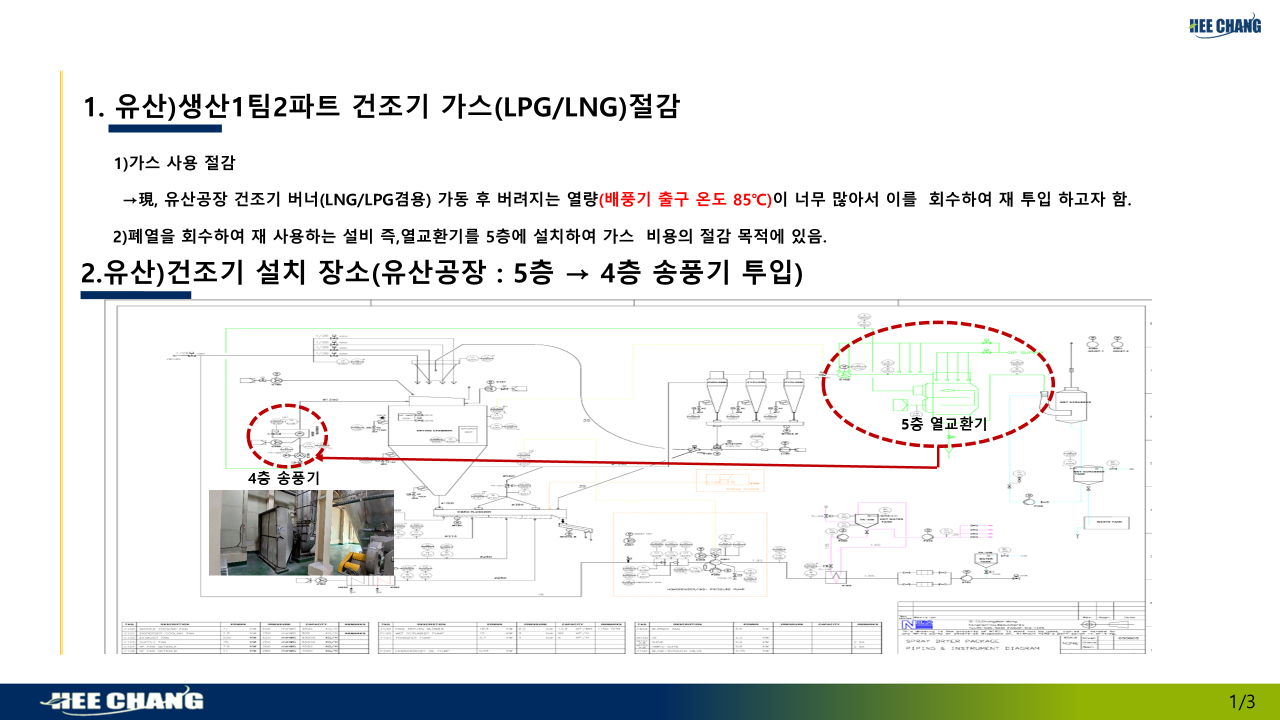
#> input picture references/열교환기/관리자료/수집·검토/_work_heat_exchanger/visual_sources/install-slide-2.png, 2560 x 1440 px (shown at 1/2 size)
$ python build_crops.py
#> lines starting #> are read from the running program, lines starting #| are printed output that depends on the picture
from pathlib import Path
from PIL import Image
import shutil, json

WORK=Path(__file__).resolve().parent
source=WORK/'install-slide-2.png'
im=Image.open(source)
#> im is the input picture: PIL image 2560x1440 RGB; mean R, G, B 234, 235.2, 233.7
box=(208,598,2298,1311)
im.crop(box).save(WORK/'installation-route.png')
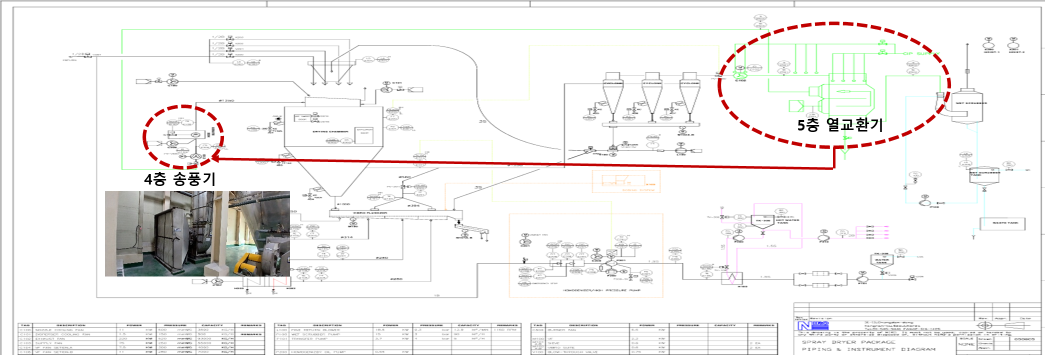
#> saved as installation-route.png: PIL image 2090x713 RGB (shown at 1/2 size); mean R, G, B 241.5, 240.1, 239.2
# These are literal crops and duplicate pixels only; originals remain untouched.
shutil.copy2(WORK.parent/'image3.png',WORK/'pid-original.png')
shutil.copy2(WORK.parent/'image4.jpeg',WORK/'supply-fan-photo.jpeg')
pid=Image.open(WORK/'pid-original.png')
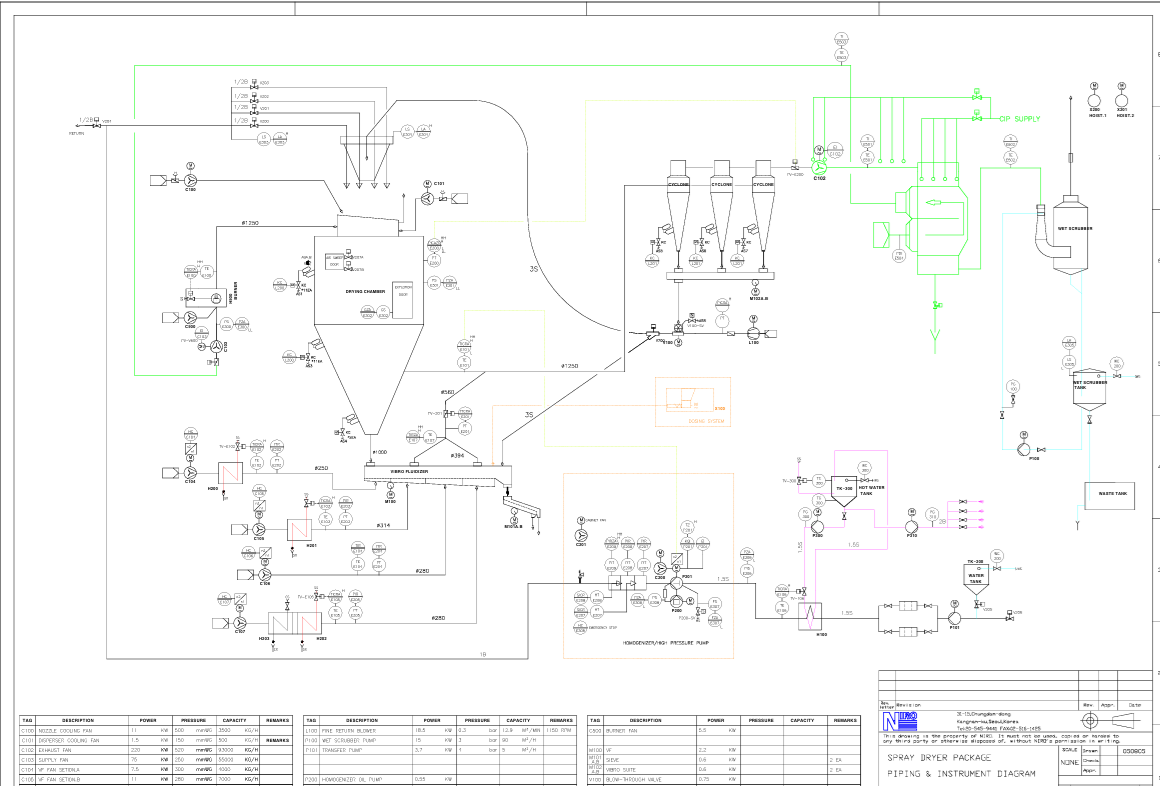
#> input picture references/열교환기/관리자료/수집·검토/_work_heat_exchanger/visual_sources/pid-original.png, 1160 x 786 px
#> pid is the input picture: PIL image 1160x786 RGBA; mean R, G, B, A 248.4, 248.9, 248.4, 255
pid.crop((750,70,1070,360)).resize((960,870)).save(WORK/'pid-recovery-detail.png')
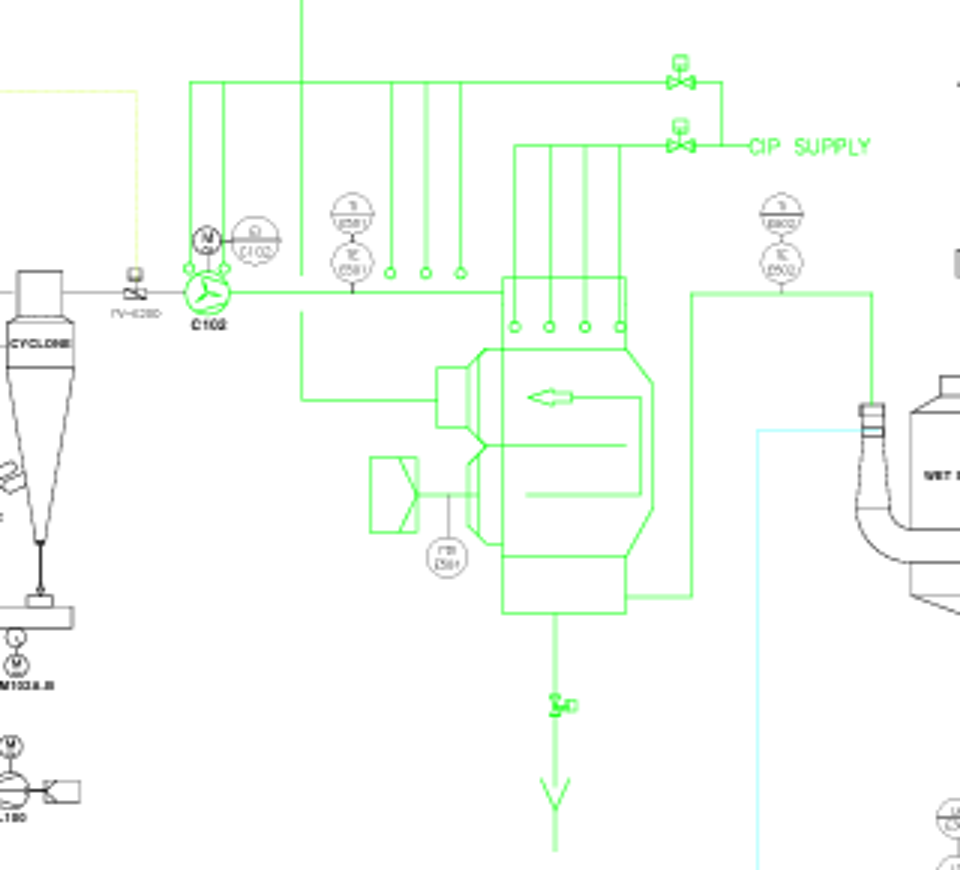
#> saved as pid-recovery-detail.png: PIL image 960x870 RGBA; mean R, G, B, A 248.8, 253, 248.9, 255
manifest={
  'slide2Dimensions':list(im.size),'installationRouteCropPx':list(box),
  'files':{p.name:{'width':Image.open(p).width,'height':Image.open(p).height,'bytes':p.stat().st_size} for p in WORK.glob('*') if p.suffix.lower() in ('.png','.jpeg')}
}
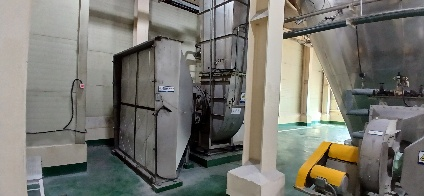
#> input picture references/열교환기/관리자료/수집·검토/_work_heat_exchanger/visual_sources/supply-fan-photo.jpeg, 424 x 196 px
(WORK/'image_manifest.json').write_text(json.dumps(manifest,ensure_ascii=False,indent=2),encoding='utf-8')
print(json.dumps(manifest,ensure_ascii=False))
#> (printed output is left out)
